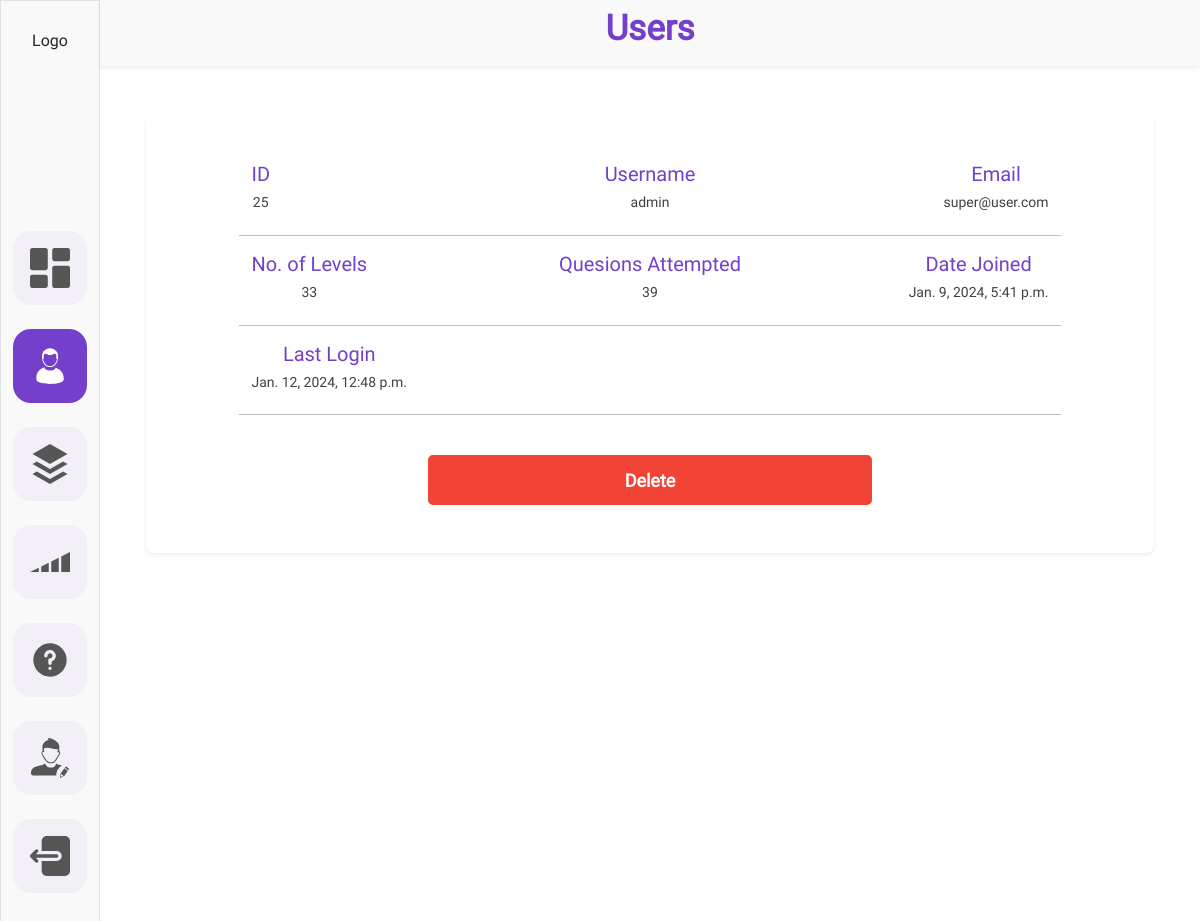
Before: /myadmin/users/25/ (signed in) with the older database file.
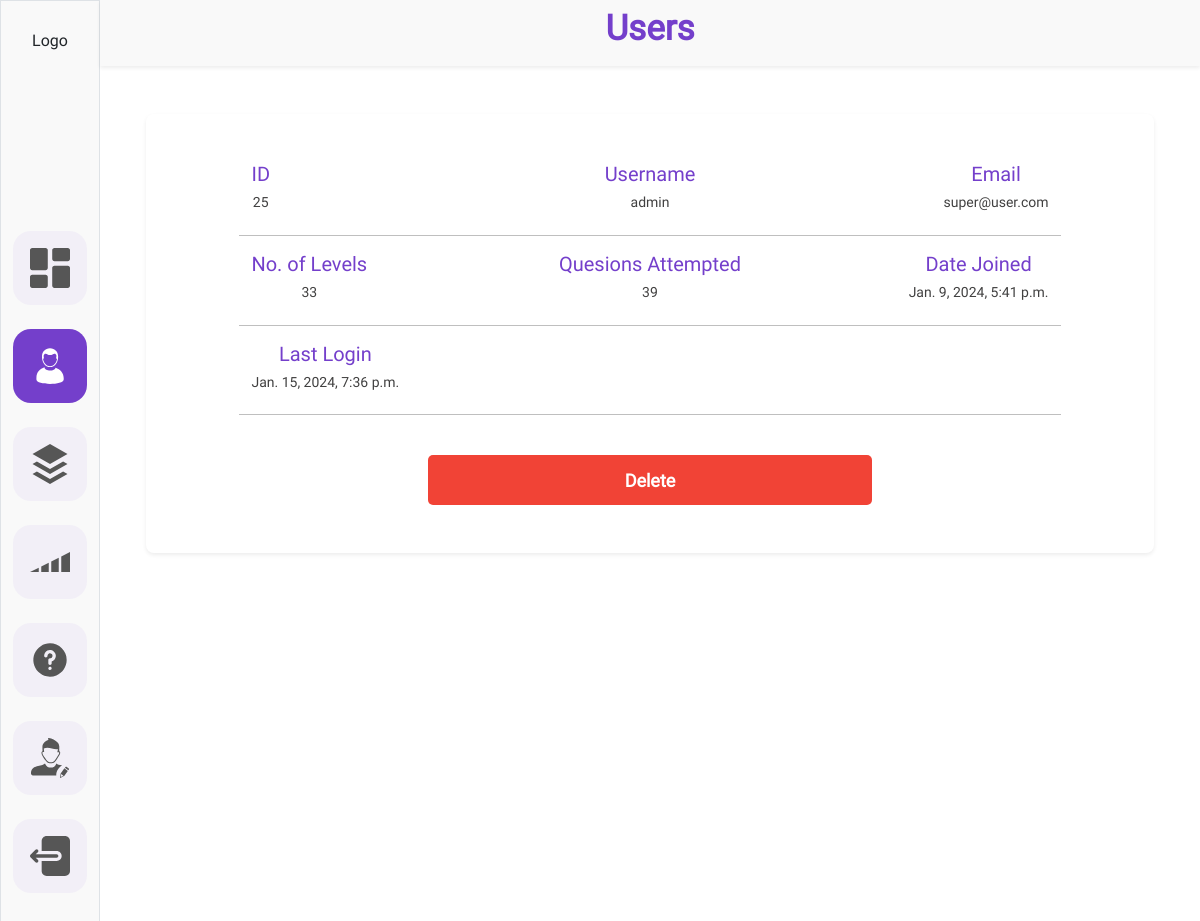
After: the same page with the newer database file.
### customAuth/models.py (models this page shows)
class BaseModel(models.Model):
    created_at = models.DateTimeField(auto_now_add = True)
    updated_at = models.DateTimeField(auto_now = True)
    class Meta:
        abstract = True

class User(AbstractUser, BaseModel):
    username = None
    name = models.CharField(max_length = CharFieldSizes.XX_LARGE)
    email = models.EmailField(unique=True)
    profile_image = models.ImageField(upload_to="profile_images", default='profile1-blue.svg')
    USERNAME_FIELD = 'email'
    REQUIRED_FIELDS = []
    objects = UserManager()

### adminDashboard/views.py (the view)
# urls.py: path('users/<pk>/', views.usersDetails, name='user-details'),
@login_required(login_url='login')
def usersDetails(request, pk):
    user = User.objects.get(id=pk)
    return render (request, 'admin_dashboard/user-details.html',{'user':user})

### templates/admin_dashboard/user-details.html (shortened to what the changed rows need)
{% load static %}
<!DOCTYPE html>
<html lang="en">
<head>
    <link
    href="https://cdn.jsdelivr.net/npm/bootstrap@5.3.2/dist/css/bootstrap.min.css"
    rel="stylesheet"
  />
  <link rel="stylesheet" href="{% static 'admin_dashboard/css/common.css'%}">
  <link rel="stylesheet" href="{% static 'admin_dashboard/css/category.css'%}">
  <link rel="stylesheet" href="{% static 'admin_dashboard/css/users.css'%}">
  <link rel="stylesheet" href="{% static 'admin_dashboard/css/login.css' %}">
  <link rel="stylesheet" href="{% static 'admin_dashboard/css/profile.css'%}">
  <link rel="stylesheet" href="{% static 'admin_dashboard/css/user-details.css'%}">
</head>
<body>
    <div class="container-fluid">
        <div class="row ">
            <div class="col-11 h-100">
                <div class="row p-2 bg-sidebar shadow-sm">
                    <div class="col d-flex justify-content-center">
                        <div class= "">
                            <h1 class="dashboard__heading">Users</h1>
                        </div>
                    </div>
                </div>
                <div class="row justify-content-center mt-5">
                  <div class="col-11 shadow-sm rounded-3 d-flex flex-column align-items-center  p-5 ">
                        <div class="row justify-content-between align-items-center w-90 ">
                            <div class="col-4 d-flex justify-content-start">
                                <div class="d-flex flex-column align-items-center">
                                    <div ><h5 class="user-details__desc">{{user.id}}</h5></div>
                                </div>
                            </div>
                            <div class="col-4 d-flex justify-content-center">
                                <div class="d-flex flex-column align-items-center">
                                    <div ><h5 class="user-details__desc">{{user.name}}</h5></div>
                                </div>
                            </div>
                            <div class="col-4 d-flex justify-content-end">
                                <div class="d-flex flex-column align-items-center">
                                    <div ><h5 class="user-details__desc">{{user.email}}</h5></div>
                                </div>
                            </div>
                        </div>
                        <div class="row  justify-content-between w-90 ">
                            <div class="col-4 d-flex justify-content-end">
                              <div class="d-flex flex-column align-items-center">
                                  <div ><h5 class="user-details__desc">{{user.date_joined}}</h5></div>
                              </div>
                          </div>
                        </div>
                        <div class="row  justify-content-start w-90 ">
                            <div class="col-4 d-flex justify-content-start">
                                <div class="d-flex flex-column align-items-center">
                                    <div ><h5 class="user-details__desc">{{user.last_login}}</h5></div>
                                </div>
                            </div>
                        </div>
                  </div>
                </div>
            </div>
        </div>
    </div>
</body>
</html>

Changed rows visible on the page:
changed User "admin": last_login "Jan. 12, 2024, 12:48 p.m." → "Jan. 15, 2024, 7:36 p.m."
